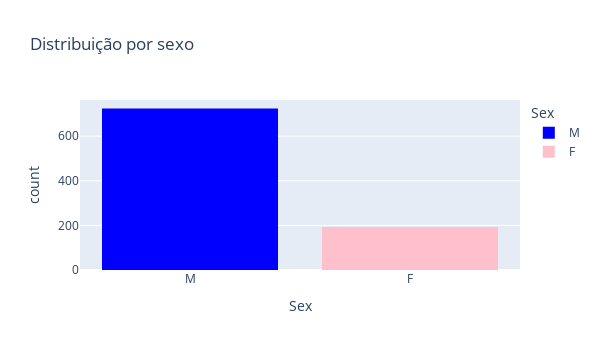
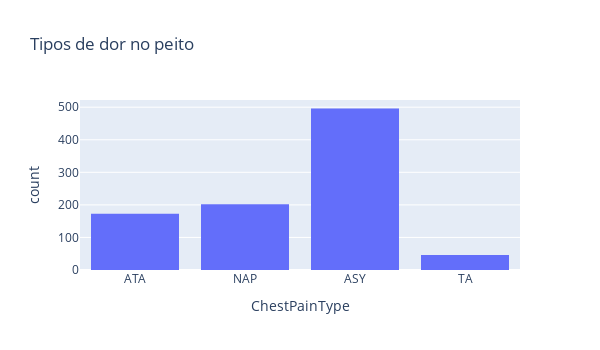
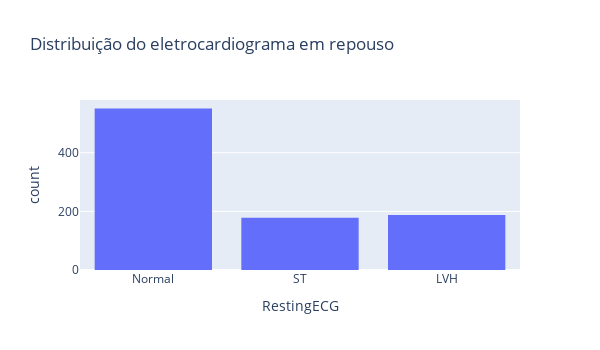

Notebook code cell kept with these figures, in order:
### Code cell
# Substituindo countplots do seaborn por gráficos interativos do Plotly
fig_sex = px.histogram(df_tratado2, x="Sex", title="Distribuição por sexo", color="Sex", color_discrete_map={"M": "blue", "F": "pink"})
fig_sex.update_layout(width=600, height=350)
fig_sex.show()

fig_chest = px.histogram(df_tratado2, x="ChestPainType", title="Tipos de dor no peito")
fig_chest.update_layout(width=600, height=350)
fig_chest.show()

fig_restingecg = px.histogram(df_tratado2, x="RestingECG", title="Distribuição do eletrocardiograma em repouso")
fig_restingecg.update_layout(width=600, height=350)
fig_restingecg.show()

### Figure 1 — Plotly figure (JSON) as saved in the notebook; plotly's stock layout.template omitted (floating-point values rounded to 4 significant figures; data arrays with more than 128 entries replaced by an {"elided": "..."} marker saying what was removed)
{"data": [{"bingroup": "x", "hovertemplate": "Sex=%{x}<br>count=%{y}<extra></extra>", "legendgroup": "M", "marker": {"color": "blue", "pattern": {"shape": ""}}, "name": "M", "orientation": "v", "showlegend": true, "type": "histogram", "x": {"elided": "724 str values"}, "xaxis": "x", "yaxis": "y"}, {"bingroup": "x", "hovertemplate": "Sex=%{x}<br>count=%{y}<extra></extra>", "legendgroup": "F", "marker": {"color": "pink", "pattern": {"shape": ""}}, "name": "F", "orientation": "v", "showlegend": true, "type": "histogram", "x": {"elided": "193 str values"}, "xaxis": "x", "yaxis": "y"}], "layout": {"barmode": "relative", "height": 350, "legend": {"title": {"text": "Sex"}, "tracegroupgap": 0}, "title": {"text": "Distribuição por sexo"}, "width": 600, "xaxis": {"anchor": "y", "categoryarray": ["M", "F"], "categoryorder": "array", "domain": [0, 1], "title": {"text": "Sex"}}, "yaxis": {"anchor": "x", "domain": [0, 1], "title": {"text": "count"}}}}

### Figure 2 — Plotly figure (JSON) as saved in the notebook; plotly's stock layout.template omitted (floating-point values rounded to 4 significant figures; data arrays with more than 128 entries replaced by an {"elided": "..."} marker saying what was removed)
{"data": [{"bingroup": "x", "hovertemplate": "ChestPainType=%{x}<br>count=%{y}<extra></extra>", "legendgroup": "", "marker": {"color": "#636efa", "pattern": {"shape": ""}}, "name": "", "orientation": "v", "showlegend": false, "type": "histogram", "x": {"elided": "917 str values"}, "xaxis": "x", "yaxis": "y"}], "layout": {"barmode": "relative", "height": 350, "legend": {"tracegroupgap": 0}, "title": {"text": "Tipos de dor no peito"}, "width": 600, "xaxis": {"anchor": "y", "domain": [0, 1], "title": {"text": "ChestPainType"}}, "yaxis": {"anchor": "x", "domain": [0, 1], "title": {"text": "count"}}}}

### Figure 3 — Plotly figure (JSON) as saved in the notebook; plotly's stock layout.template omitted (floating-point values rounded to 4 significant figures; data arrays with more than 128 entries replaced by an {"elided": "..."} marker saying what was removed)
{"data": [{"bingroup": "x", "hovertemplate": "RestingECG=%{x}<br>count=%{y}<extra></extra>", "legendgroup": "", "marker": {"color": "#636efa", "pattern": {"shape": ""}}, "name": "", "orientation": "v", "showlegend": false, "type": "histogram", "x": {"elided": "917 str values"}, "xaxis": "x", "yaxis": "y"}], "layout": {"barmode": "relative", "height": 350, "legend": {"tracegroupgap": 0}, "title": {"text": "Distribuição do eletrocardiograma em repouso"}, "width": 600, "xaxis": {"anchor": "y", "domain": [0, 1], "title": {"text": "RestingECG"}}, "yaxis": {"anchor": "x", "domain": [0, 1], "title": {"text": "count"}}}}
